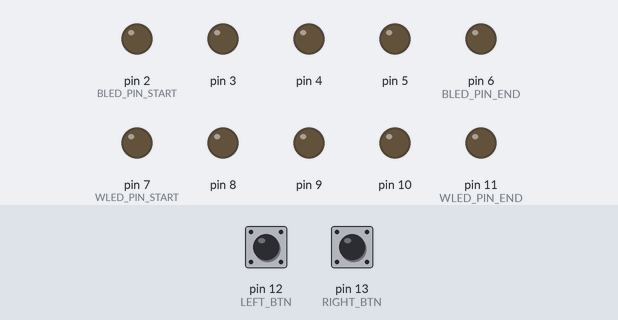
This sketch was run on a simulated Arduino Uno, built with avr-gcc and run on an emulated ATmega328P. On the bench: output pins drawn as LEDs (lit = HIGH). Dashed ring = blinking. The test bench sets the inputs (shaded band); at power-on: pin 12 (LEFT_BTN) LOW, pin 13 (RIGHT_BTN) LOW.

Above: at 1.2 s.
1.3 s: pin 12 (LEFT_BTN) pulled HIGH for 0.15 s
At 1.57 s:
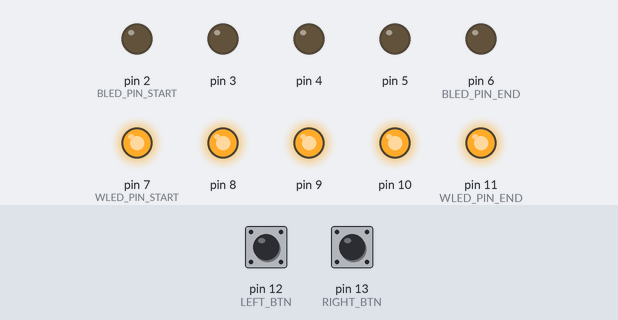
4.3 s: pin 13 (RIGHT_BTN) pulled HIGH for 1 s
At 4.57 s:
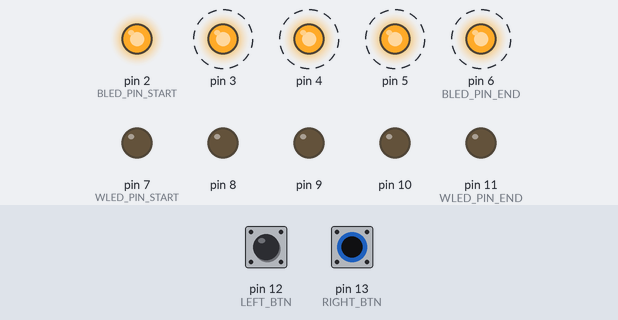
7.3 s: pin 13 (RIGHT_BTN) pulled HIGH for 3.2 s
At 11.3 s:
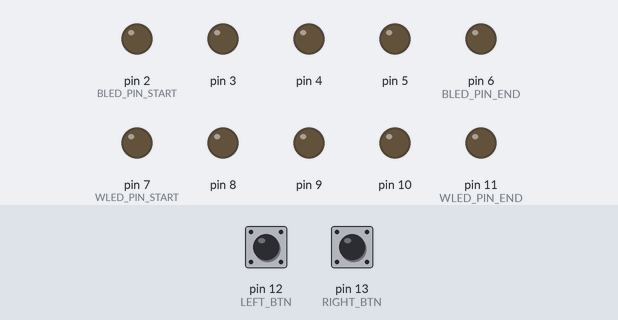
12.0 s: pin 12 (LEFT_BTN) pulled HIGH for 3.2 s
At 12.27 s:
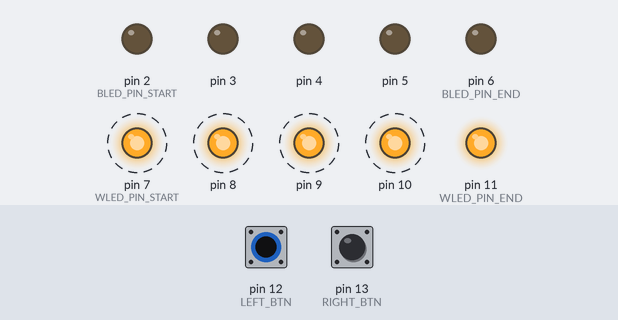
Timing chart, 0 to 17.0 s (numbered marks = the images above; inputs shaded):
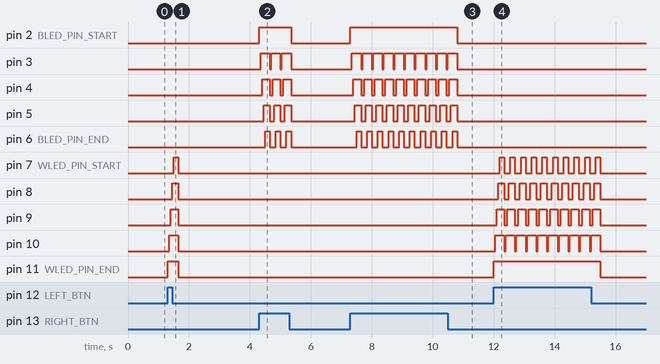

Measured:
- after the input at 1.3 s, pin 7 (WLED_PIN_START): LOW → HIGH after 0.20 s, → LOW 0.15 s later; pin 8: LOW → HIGH after 0.15 s, → LOW 0.20 s later; pin 9: LOW → HIGH after 0.10 s, → LOW 0.25 s later; pin 10: LOW → HIGH after 0.05 s, → LOW 0.30 s later; pin 11 (WLED_PIN_END): LOW → HIGH at once, → LOW 0.35 s later
- after the input at 4.3 s, pin 2 (BLED_PIN_START): LOW → HIGH at once, → LOW 1.1 s later; pin 3: alternates HIGH for 0.30 s and LOW for 0.05 s, 6 changes in all, then stays LOW, starting after 0.05 s
- after the input at 7.3 s, pin 2 (BLED_PIN_START): LOW → HIGH at once, → LOW 3.5 s later; pin 3: alternates HIGH for 0.30 s and LOW for 0.05 s, 20 changes in all, then stays LOW, starting after 0.05 s
- after the input at 12.0 s, pin 7 (WLED_PIN_START): alternates HIGH for 0.15 s and LOW for 0.20 s, 20 changes in all, then stays LOW, starting after 0.20 s; pin 8: alternates HIGH for 0.20 s and LOW for 0.15 s, 20 changes in all, then stays LOW, starting after 0.15 s

The sketch:

turn-signal.ino
```cpp
const int BLED_PIN_START = 2;
const int BLED_PIN_END = 6;
const int WLED_PIN_START = 7;
const int WLED_PIN_END = 11;

const int LEFT_BTN = 12;
const int RIGHT_BTN = 13;

const int BLINK_SPEED = 50;
const int WAIT_TIME = 100;

void setup() {
  for(int i = BLED_PIN_START; i <= WLED_PIN_END; i++){
    pinMode(i, OUTPUT);
  }
  pinMode(LEFT_BTN, INPUT);
  pinMode(RIGHT_BTN, INPUT);
}

void loop() {
  int left_pressed = digitalRead(LEFT_BTN);
  int right_pressed = digitalRead(RIGHT_BTN);

  if(left_pressed == HIGH){
    for(int i = WLED_PIN_END; i >= WLED_PIN_START; i--){
      digitalWrite(i, HIGH);
      delay(BLINK_SPEED);
    }

    delay(WAIT_TIME);

    for(int i = WLED_PIN_END; i >= WLED_PIN_START; i--){
      digitalWrite(i, LOW);
    }
  }
  if (right_pressed == HIGH){
    for(int i = BLED_PIN_START; i <= BLED_PIN_END; i++){
      digitalWrite(i, HIGH);
      delay(BLINK_SPEED);
    }

    delay(WAIT_TIME);

    for(int i = BLED_PIN_START; i <= BLED_PIN_END; i++){
      digitalWrite(i, LOW);
    }
  }
}
```
